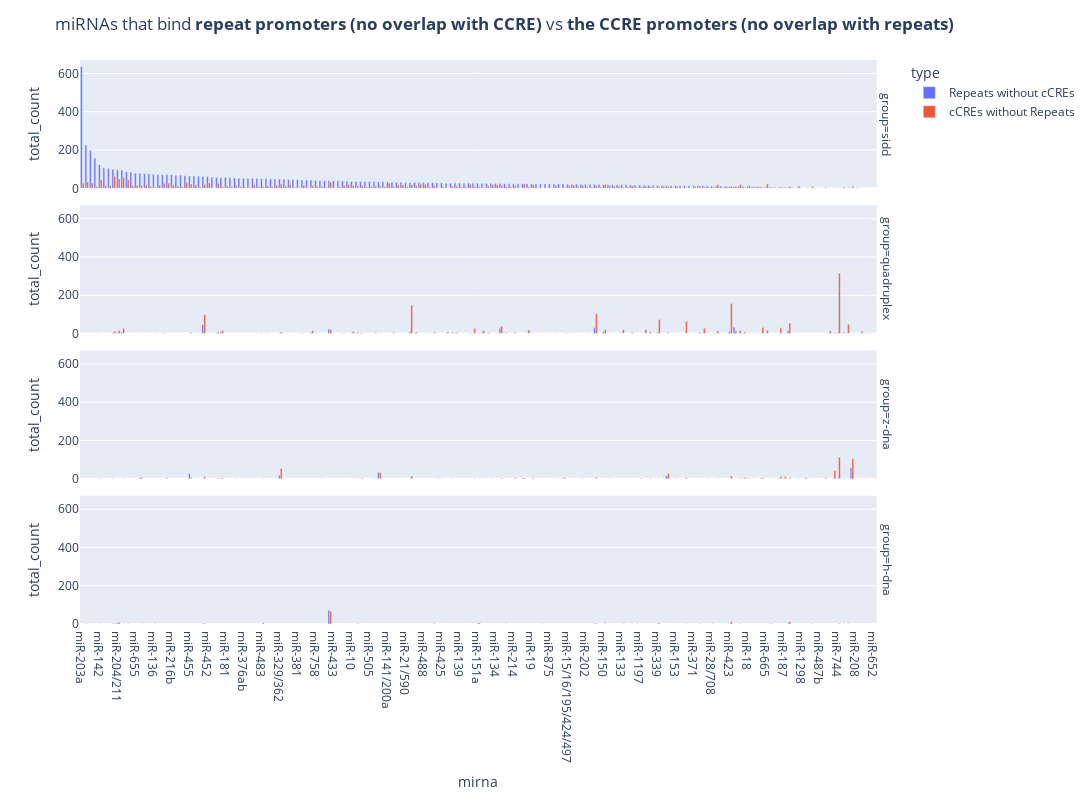

Here is the notebook cell this chart was saved with:
### Code cell
import plotly.express as px

fig = px.bar(
    form_df,
    x="mirna",
    y="total_count",
    color="type",
    barmode="group",
    facet_row="group",
    # facet_col="value",
    # category_orders={"day": ["Thur", "Fri", "Sat", "Sun"], "time": ["Lunch", "Dinner"]},
    # color_discrete_map={'strand_p':'tomato', 'strand_m':'royalblue'},
)
fig.update_layout(
    title="miRNAs that bind <b>repeat promoters (no overlap with CCRE)</b> vs <b>the CCRE promoters (no overlap with repeats)</b>",
    height=800,
    width=1400,
)
fig.write_html(f_plotly_ccre_vs_repeats_3)
fig.show()

### Figure 1 — Plotly figure (JSON) as saved in the notebook; plotly's stock layout.template omitted (floating-point values rounded to 4 significant figures; data arrays with more than 128 entries replaced by an {"elided": "..."} marker saying what was removed)
{"data": [{"alignmentgroup": "True", "hovertemplate": "type=Repeats without cCREs<br>group=sidd<br>mirna=%{x}<br>total_count=%{y}<extra></extra>", "legendgroup": "Repeats without cCREs", "marker": {"color": "#636efa", "pattern": {"shape": ""}}, "name": "Repeats without cCREs", "offsetgroup": "Repeats without cCREs", "orientation": "v", "showlegend": true, "textposition": "auto", "type": "bar", "x": {"elided": "168 str values"}, "xaxis": "x4", "y": {"elided": "168 int values"}, "yaxis": "y4"}, {"alignmentgroup": "True", "hovertemplate": "type=Repeats without cCREs<br>group=quadruplex<br>mirna=%{x}<br>total_count=%{y}<extra></extra>", "legendgroup": "Repeats without cCREs", "marker": {"color": "#636efa", "pattern": {"shape": ""}}, "name": "Repeats without cCREs", "offsetgroup": "Repeats without cCREs", "orientation": "v", "showlegend": false, "textposition": "auto", "type": "bar", "x": ["miR-532", "miR-328", "miR-491", "miR-874", "miR-185", "miR-1306", "miR-423", "miR-150", "miR-296", "miR-299", "miR-330", "miR-339", "miR-204/211", "miR-188", "miR-129", "miR-34/449", "miR-504", "miR-140", "miR-365", "miR-744", "miR-122", "miR-873", "miR-133", "miR-10", "miR-125", "miR-134", "miR-760", "miR-551", "miR-483", "miR-331", "miR-324", "miR-329/362", "miR-338", "miR-346", "miR-409", "miR-875", "miR-1249", "miR-9", "miR-1/206", "miR-154", "miR-149", "miR-15/16/195/424/497", "miR-379", "miR-17/20/93/106/519d", "miR-184", "miR-486", "miR-615", "miR-138", "miR-455", "miR-485"], "xaxis": "x3", "y": [47, 33, 32, 28, 24, 15, 11, 10, 9, 8, 7, 6, 5, 5, 4, 4, 3, 3, 3, 3, 3, 3, 2, 2, 2, 2, 2, 2, 2, 2, 2, 1, 1, 1, 1, 1, 1, 1, 1, 1, 1, 1, 1, 1, 1, 1, 1, 1, 1, 1], "yaxis": "y3"}, {"alignmentgroup": "True", "hovertemplate": "type=Repeats without cCREs<br>group=z-dna<br>mirna=%{x}<br>total_count=%{y}<extra></extra>", "legendgroup": "Repeats without cCREs", "marker": {"color": "#636efa", "pattern": {"shape": ""}}, "name": "Repeats without cCREs", "offsetgroup": "Repeats without cCREs", "orientation": "v", "showlegend": false, "textposition": "auto", "type": "bar", "x": ["miR-210", "miR-377", "miR-455", "miR-329/362", "miR-342", "miR-493", "miR-431", "miR-448", "miR-218", "miR-147", "miR-18", "miR-148/152", "miR-539", "miR-501/502", "miR-744", "miR-324", "miR-425", "miR-129", "miR-1249", "miR-486", "miR-153", "miR-17/20/93/106/519d", "miR-183", "miR-187", "miR-299", "miR-138", "miR-142"], "xaxis": "x2", "y": [57, 33, 27, 19, 16, 7, 5, 5, 4, 4, 2, 2, 2, 2, 1, 1, 1, 1, 1, 1, 1, 1, 1, 1, 1, 1, 1], "yaxis": "y2"}, {"alignmentgroup": "True", "hovertemplate": "type=Repeats without cCREs<br>group=h-dna<br>mirna=%{x}<br>total_count=%{y}<extra></extra>", "legendgroup": "Repeats without cCREs", "marker": {"color": "#636efa", "pattern": {"shape": ""}}, "name": "Repeats without cCREs", "offsetgroup": "Repeats without cCREs", "orientation": "v", "showlegend": false, "textposition": "auto", "type": "bar", "x": ["miR-185", "miR-204/211", "miR-1306", "miR-491", "miR-532", "miR-151a", "miR-423", "miR-129", "miR-339", "miR-186", "let-7/miR-98", "miR-142"], "xaxis": "x", "y": [72, 7, 4, 3, 3, 2, 1, 1, 1, 1, 1, 1], "yaxis": "y"}, {"alignmentgroup": "True", "hovertemplate": "type=cCREs without Repeats<br>group=sidd<br>mirna=%{x}<br>total_count=%{y}<extra></extra>", "legendgroup": "cCREs without Repeats", "marker": {"color": "#EF553B", "pattern": {"shape": ""}}, "name": "cCREs without Repeats", "offsetgroup": "cCREs without Repeats", "orientation": "v", "showlegend": true, "textposition": "auto", "type": "bar", "x": {"elided": "170 str values"}, "xaxis": "x4", "y": {"elided": "170 int values"}, "yaxis": "y4"}, {"alignmentgroup": "True", "hovertemplate": "type=cCREs without Repeats<br>group=quadruplex<br>mirna=%{x}<br>total_count=%{y}<extra></extra>", "legendgroup": "cCREs without Repeats", "marker": {"color": "#EF553B", "pattern": {"shape": ""}}, "name": "cCREs without Repeats", "offsetgroup": "cCREs without Repeats", "orientation": "v", "showlegend": false, "textposition": "auto", "type": "bar", "x": ["miR-744", "miR-423", "miR-296", "miR-491", "miR-532", "miR-339", "miR-331", "miR-1306", "miR-615", "miR-874", "miR-324", "miR-1249", "miR-504", "miR-330", "miR-125", "miR-185", "miR-24", "miR-150", "miR-133", "miR-193", "miR-665", "miR-485", "miR-204/211", "miR-299", "miR-34/449", "miR-760", "miR-188", "miR-328", "miR-551", "miR-129", "miR-127", "miR-10", "miR-140", "miR-329/362", "miR-346", "miR-138", "miR-338", "miR-22", "miR-214", "miR-143", "miR-184", "miR-342", "miR-149", "miR-455", "miR-542", "miR-873", "miR-205", "miR-128", "miR-490", "miR-31", "miR-147", "miR-199", "miR-365", "miR-28/708", "miR-146", "miR-503", "miR-151a", "miR-758", "miR-7", "miR-122", "miR-501/502", "miR-103/107", "miR-182", "miR-136", "miR-378a", "miR-371", "miR-488", "miR-409", "miR-412", "miR-210", "miR-335", "miR-379", "miR-187", "miR-99/100", "let-7/miR-98", "miR-670", "miR-1251", "miR-9", "miR-381", "miR-377", "miR-876", "miR-124", "miR-1/206", "miR-134", "miR-19", "miR-18", "miR-493", "miR-202", "miR-450a"], "xaxis": "x3", "y": [315, 157, 148, 103, 98, 73, 64, 54, 49, 38, 31, 30, 28, 26, 26, 21, 21, 20, 20, 18, 17, 16, 16, 16, 16, 15, 15, 13, 13, 12, 12, 11, 9, 8, 8, 8, 8, 8, 7, 7, 7, 6, 6, 6, 5, 5, 5, 5, 5, 4, 4, 4, 4, 3, 3, 3, 3, 3, 3, 3, 2, 2, 2, 2, 2, 2, 2, 2, 2, 2, 2, 2, 2, 1, 1, 1, 1, 1, 1, 1, 1, 1, 1, 1, 1, 1, 1, 1, 1], "yaxis": "y3"}, {"alignmentgroup": "True", "hovertemplate": "type=cCREs without Repeats<br>group=z-dna<br>mirna=%{x}<br>total_count=%{y}<extra></extra>", "legendgroup": "cCREs without Repeats", "marker": {"color": "#EF553B", "pattern": {"shape": ""}}, "name": "cCREs without Repeats", "offsetgroup": "cCREs without Repeats", "orientation": "v", "showlegend": false, "textposition": "auto", "type": "bar", "x": ["miR-744", "miR-210", "miR-329/362", "miR-147", "miR-377", "miR-342", "miR-296", "miR-423", "miR-187", "miR-1249", "miR-532", "miR-138", "miR-455", "miR-493", "miR-491", "miR-501/502", "miR-214", "miR-331", "miR-503", "miR-1306", "miR-324", "miR-874", "miR-299", "miR-140", "miR-218", "miR-122", "miR-19", "miR-18", "miR-22", "miR-485", "miR-652", "miR-1197", "miR-151a", "miR-183", "miR-873", "miR-148/152", "miR-760", "miR-128", "miR-184", "miR-335", "miR-486", "miR-483", "miR-25/32/92/363/367", "miR-330", "miR-103/107", "miR-96/1271", "miR-7", "miR-339", "miR-10", "miR-124", "miR-125", "miR-431", "miR-199", "miR-153", "miR-30", "miR-496", "miR-29", "miR-615", "miR-142", "miR-99/100"], "xaxis": "x2", "y": [113, 105, 55, 44, 32, 28, 14, 14, 12, 12, 10, 7, 6, 6, 6, 5, 5, 5, 5, 5, 5, 4, 4, 4, 4, 4, 4, 3, 3, 3, 3, 3, 2, 2, 2, 2, 2, 2, 2, 2, 2, 2, 2, 2, 1, 1, 1, 1, 1, 1, 1, 1, 1, 1, 1, 1, 1, 1, 1, 1], "yaxis": "y2"}, {"alignmentgroup": "True", "hovertemplate": "type=cCREs without Repeats<br>group=h-dna<br>mirna=%{x}<br>total_count=%{y}<extra></extra>", "legendgroup": "cCREs without Repeats", "marker": {"color": "#EF553B", "pattern": {"shape": ""}}, "name": "cCREs without Repeats", "offsetgroup": "cCREs without Repeats", "orientation": "v", "showlegend": false, "textposition": "auto", "type": "bar", "x": ["miR-185", "miR-1306", "miR-423", "miR-204/211", "miR-483", "miR-151a", "miR-491", "miR-339", "miR-532", "miR-495", "miR-129", "miR-744", "miR-873", "miR-143", "let-7/miR-98", "miR-330", "miR-668", "miR-31", "miR-331", "miR-149", "miR-150", "miR-191", "miR-493", "miR-186", "miR-485", "miR-133", "miR-184", "miR-615", "miR-136", "miR-28/708", "miR-145", "miR-205"], "xaxis": "x", "y": [66, 12, 12, 9, 7, 7, 4, 4, 3, 3, 3, 3, 2, 2, 1, 1, 1, 1, 1, 1, 1, 1, 1, 1, 1, 1, 1, 1, 1, 1, 1, 1], "yaxis": "y"}], "layout": {"annotations": [{"font": {}, "showarrow": false, "text": "group=h-dna", "textangle": 90, "x": 0.98, "xanchor": "left", "xref": "paper", "y": 0.1138, "yanchor": "middle", "yref": "paper"}, {"font": {}, "showarrow": false, "text": "group=z-dna", "textangle": 90, "x": 0.98, "xanchor": "left", "xref": "paper", "y": 0.3712, "yanchor": "middle", "yref": "paper"}, {"font": {}, "showarrow": false, "text": "group=quadruplex", "textangle": 90, "x": 0.98, "xanchor": "left", "xref": "paper", "y": 0.6288, "yanchor": "middle", "yref": "paper"}, {"font": {}, "showarrow": false, "text": "group=sidd", "textangle": 90, "x": 0.98, "xanchor": "left", "xref": "paper", "y": 0.8862, "yanchor": "middle", "yref": "paper"}], "barmode": "group", "height": 800, "legend": {"title": {"text": "type"}, "tracegroupgap": 0}, "margin": {"t": 60}, "title": {"text": "miRNAs that bind <b>repeat promoters (no overlap with CCRE)</b> vs <b>the CCRE promoters (no overlap with repeats)</b>"}, "width": 1400, "xaxis": {"anchor": "y", "domain": [0, 0.98], "title": {"text": "mirna"}}, "xaxis2": {"anchor": "y2", "domain": [0, 0.98], "matches": "x", "showticklabels": false}, "xaxis3": {"anchor": "y3", "domain": [0, 0.98], "matches": "x", "showticklabels": false}, "xaxis4": {"anchor": "y4", "domain": [0, 0.98], "matches": "x", "showticklabels": false}, "yaxis": {"anchor": "x", "domain": [0, 0.2275], "title": {"text": "total_count"}}, "yaxis2": {"anchor": "x2", "domain": [0.2575, 0.485], "matches": "y", "title": {"text": "total_count"}}, "yaxis3": {"anchor": "x3", "domain": [0.515, 0.7425], "matches": "y", "title": {"text": "total_count"}}, "yaxis4": {"anchor": "x4", "domain": [0.7725, 1], "matches": "y", "title": {"text": "total_count"}}}}
